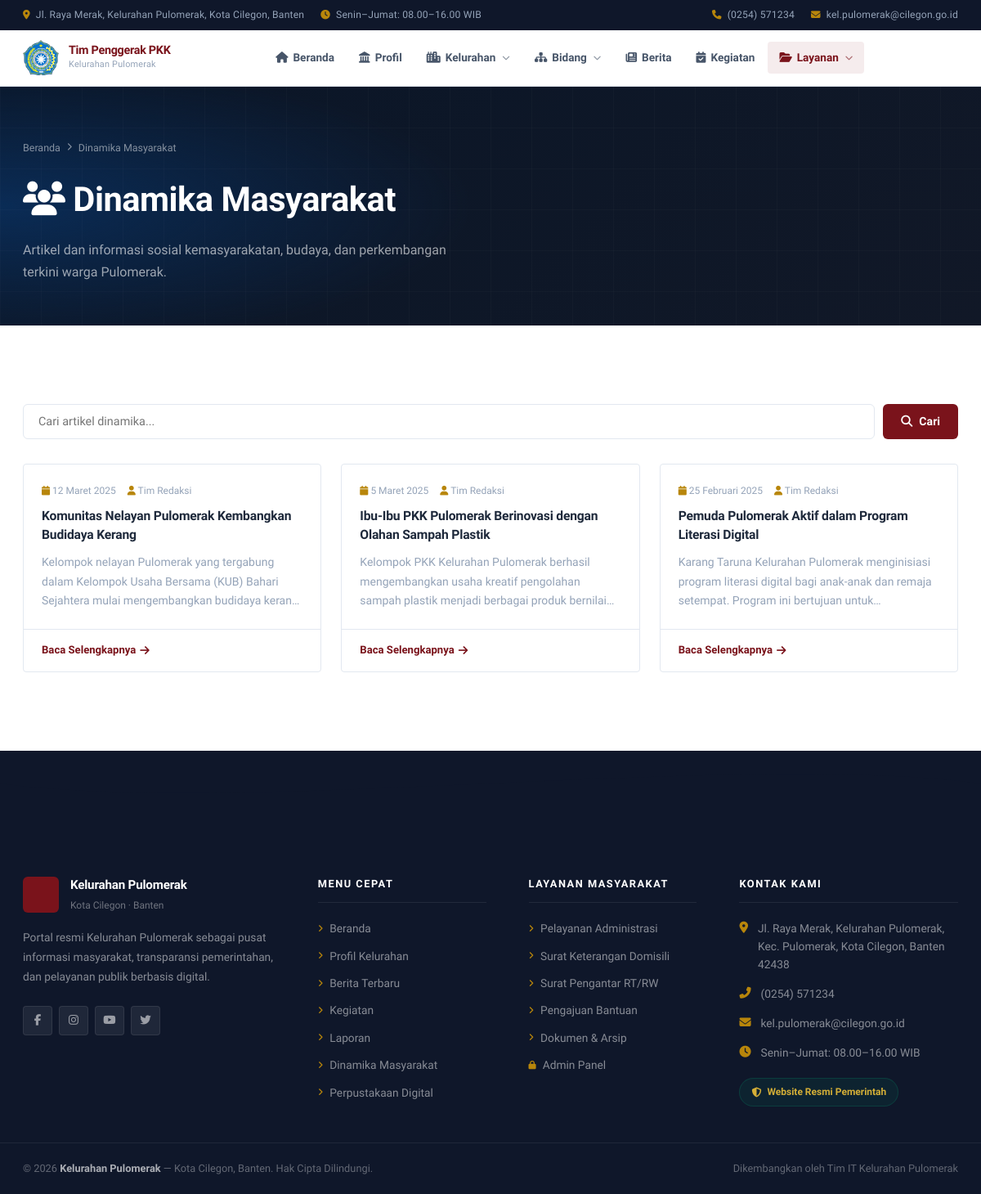
The app's page /dinamika.php with its own data.
### tables this page shows
CREATE TABLE `dinamika` (
  `id`         INT(11)      NOT NULL AUTO_INCREMENT,
  `judul`      VARCHAR(255) NOT NULL,
  `isi`        TEXT         NOT NULL,
  `kategori`   VARCHAR(100) DEFAULT NULL,
  `penulis`    VARCHAR(100) DEFAULT 'Admin Kelurahan',
  `gambar`     VARCHAR(255) DEFAULT NULL,
  `tgl_post`   DATE         NOT NULL,
  `created_at` TIMESTAMP    NOT NULL DEFAULT CURRENT_TIMESTAMP,
  PRIMARY KEY (`id`),
  KEY `idx_tgl` (`tgl_post`)
);

### include/functions.php (called while the page is built, shortened)
<?php
function e($str) {
    return htmlspecialchars($str ?? '', ENT_QUOTES, 'UTF-8');
}
function formatTanggal($date, $format = 'full') {
    $bulan = [
        1 => 'Januari', 2 => 'Februari', 3 => 'Maret', 4 => 'April',
        5 => 'Mei', 6 => 'Juni', 7 => 'Juli', 8 => 'Agustus',
        9 => 'September', 10 => 'Oktober', 11 => 'November', 12 => 'Desember'
    ];
    $ts = strtotime($date);
    $d  = date('j', $ts);
    $m  = $bulan[(int)date('n', $ts)];
    $y  = date('Y', $ts);
    return "$d $m $y";
}
function truncate($str, $len = 150) {
    $str = strip_tags($str);
    return mb_substr($str, 0, $len) . '...';
}
?>

### dinamika.php (the view, shortened to what this page needs)
<?php
require_once 'include/config.php';
require_once 'include/functions.php';
$page    = max(1, (int)($_GET['page'] ?? 1));
$perPage = 9;
$offset  = ($page - 1) * $perPage;
$search  = trim($_GET['q'] ?? '');
$where = '1=1'; $params = []; $types = '';
$stmtL = $conn->prepare("SELECT * FROM dinamika WHERE $where ORDER BY tgl_post DESC LIMIT ? OFFSET ?");
$p2 = array_merge($params, [$perPage, $offset]);
$t2 = $types . 'ii';
$stmtL->bind_param($t2, ...$p2);
$stmtL->execute();
$list = $stmtL->get_result();
include 'include/header.php';
?>
<div class="page-hero">
    <div class="container page-hero-content">
        <div class="breadcrumb">
            <a href="<?= SITE_URL ?>/">Beranda</a> <i class="fas fa-chevron-right"></i> <span>Dinamika Masyarakat</span>
        </div>
        <h1><i class="fas fa-users"></i> Dinamika Masyarakat</h1>
        <p>Artikel dan informasi sosial kemasyarakatan, budaya, dan perkembangan terkini warga Pulomerak.</p>
    </div>
</div>
<section class="section">
    <div class="container">
        <form method="GET" action="dinamika.php">
            <div class="search-bar">
                <input type="text" name="q" value="<?= e($search) ?>" placeholder="Cari artikel dinamika..." class="search-input">
                <button type="submit" class="search-btn"><i class="fas fa-search"></i> Cari</button>
            </div>
        </form>
        <?php if ($list->num_rows === 0): ?>
            <div class="empty-state">
                <i class="fas fa-users"></i>
                <h3>Belum Ada Konten</h3>
                <p>Artikel dinamika masyarakat akan segera ditambahkan.</p>
            </div>
        <?php else: ?>
            <div class="artikel-grid">
                <?php while ($d = $list->fetch_assoc()): ?>
                    <div class="card reveal">
                        <div class="card-body">
                            <div class="card-meta">
                                <span><i class="fas fa-calendar"></i> <?= formatTanggal($d['tgl_post']) ?></span>
                                <?php if (!empty($d['penulis'])): ?>
                                    <span><i class="fas fa-user"></i> <?= e($d['penulis']) ?></span>
                                <?php endif; ?>
                            </div>
                            <h3 class="card-title"><?= e($d['judul']) ?></h3>
                            <p class="card-text"><?= truncate($d['isi'], 150) ?></p>
                        </div>
                        <div class="card-footer">
                            <a href="dinamika-detail.php?id=<?= $d['id'] ?>" class="card-link">
                                Baca Selengkapnya <i class="fas fa-arrow-right"></i>
                            </a>
                        </div>
                    </div>
                <?php endwhile; ?>
            </div>
        <?php endif; ?>
    </div>
</section>
<?php include 'include/footer.php'; ?>

### include/header.php (shortened to what this page needs)
<?php
require_once __DIR__ . '/functions.php';
$currentPage = basename($_SERVER['PHP_SELF'], '.php');
?>
<!DOCTYPE html>
<html lang="id">
<head>
    <link rel="stylesheet" href="https://cdnjs.cloudflare.com/ajax/libs/font-awesome/6.5.0/css/all.min.css">
    <link rel="stylesheet" href="<?= SITE_URL ?>/assets/css/style.css">
</head>
<body>
<div class="topbar">
    <div class="container topbar-inner">
        <div class="topbar-left">
            <span><i class="fas fa-map-marker-alt"></i> Jl. Raya Merak, Kelurahan Pulomerak, Kota Cilegon, Banten</span>
            <span><i class="fas fa-clock"></i> Senin–Jumat: 08.00–16.00 WIB</span>
        </div>
        <div class="topbar-right">
            <a href="tel:+62-254-571234"><i class="fas fa-phone"></i> (0254) 571234</a>
            <a href="mailto:kel.pulomerak@cilegon.go.id"><i class="fas fa-envelope"></i> kel.pulomerak@cilegon.go.id</a>
        </div>
    </div>
</div>
<nav class="navbar" id="mainNav">
    <div class="container navbar-inner">
        <a href="<?= SITE_URL ?>/" class="navbar-brand">
            <div class="logo-icon" style="background: transparent; border-radius: 0;">
                <img src="<?= SITE_URL ?>/assets/img/pkk_logo.png" alt="Logo PKK" onerror="this.style.display='none';this.nextElementSibling.style.display='flex'" style="object-fit: contain;">
            </div>
            <div class="logo-text">
                <span class="logo-title">Tim Penggerak PKK</span>
                <span class="logo-sub">Kelurahan Pulomerak</span>
            </div>
        </a>
        <ul class="nav-menu" id="navMenu">
            <li class="nav-item <?= $currentPage === 'index' ? 'active' : '' ?>">
                <a href="<?= SITE_URL ?>/" class="nav-link"><i class="fas fa-home"></i> Beranda</a>
            </li>
            <li class="nav-item <?= $currentPage === 'profil' ? 'active' : '' ?>">
                <a href="<?= SITE_URL ?>/profil.php" class="nav-link"><i class="fas fa-landmark"></i> Profil</a>
            </li>
            <li class="nav-item has-dropdown <?= in_array($currentPage, ['kelurahan','kelurahan-detail']) ? 'active' : '' ?>">
                <a href="<?= SITE_URL ?>/kelurahan.php" class="nav-link"><i class="fas fa-city"></i> Kelurahan <i class="fas fa-chevron-down arrow"></i></a>
            </li>
            <li class="nav-item has-dropdown <?= in_array($currentPage, ['bidang-detail']) ? 'active' : '' ?>">
            <a href="<?= SITE_URL ?>/bidang-detail.php?slug=sekretariat" class="nav-link"><i class="fas fa-sitemap"></i> Bidang <i class="fas fa-chevron-down arrow"></i></a>
        </li>
        <li class="nav-item <?= $currentPage === 'berita' || $currentPage === 'berita-detail' ? 'active' : '' ?>">
                <a href="<?= SITE_URL ?>/berita.php" class="nav-link"><i class="fas fa-newspaper"></i> Berita</a>
            </li>
            <li class="nav-item <?= $currentPage === 'kegiatan' ? 'active' : '' ?>">
                <a href="<?= SITE_URL ?>/kegiatan.php" class="nav-link"><i class="fas fa-calendar-check"></i> Kegiatan</a>
            </li>
            <li class="nav-item has-dropdown <?= in_array($currentPage, ['laporan','dinamika','perpustakaan']) ? 'active' : '' ?>">
                <a href="#" class="nav-link"><i class="fas fa-folder-open"></i> Layanan <i class="fas fa-chevron-down arrow"></i></a>
            </li>
        </ul>
    </div>
</nav>

### include/footer.php (shortened to what this page needs)
<footer class="footer">
    <div class="footer-wave">
        <svg viewBox="0 0 1200 80" preserveAspectRatio="none"><path d="M0,40 C300,80 900,0 1200,40 L1200,80 L0,80 Z" fill="var(--gray-900)"/></svg>
    </div>
    <div class="footer-main">
        <div class="container footer-grid">
            <div class="footer-col">
                <div class="footer-brand">
                    <div class="footer-logo-wrap">
                    </div>
                    <div>
                        <h3>Kelurahan Pulomerak</h3>
                        <p class="footer-tagline">Kota Cilegon · Banten</p>
                    </div>
                </div>
                <p class="footer-desc">
                    Portal resmi Kelurahan Pulomerak sebagai pusat informasi masyarakat,
                    transparansi pemerintahan, dan pelayanan publik berbasis digital.
                </p>
                <div class="footer-social">
                    <a href="#" title="Facebook"><i class="fab fa-facebook-f"></i></a>
                    <a href="#" title="Instagram"><i class="fab fa-instagram"></i></a>
                    <a href="#" title="YouTube"><i class="fab fa-youtube"></i></a>
                    <a href="#" title="Twitter/X"><i class="fab fa-twitter"></i></a>
                </div>
            </div>
            <div class="footer-col">
                <h4 class="footer-heading">Menu Cepat</h4>
                <ul class="footer-links">
                    <li><a href="<?= SITE_URL ?>/"><i class="fas fa-angle-right"></i> Beranda</a></li>
                    <li><a href="<?= SITE_URL ?>/profil.php"><i class="fas fa-angle-right"></i> Profil Kelurahan</a></li>
                    <li><a href="<?= SITE_URL ?>/berita.php"><i class="fas fa-angle-right"></i> Berita Terbaru</a></li>
                    <li><a href="<?= SITE_URL ?>/kegiatan.php"><i class="fas fa-angle-right"></i> Kegiatan</a></li>
                    <li><a href="<?= SITE_URL ?>/laporan.php"><i class="fas fa-angle-right"></i> Laporan</a></li>
                    <li><a href="<?= SITE_URL ?>/dinamika.php"><i class="fas fa-angle-right"></i> Dinamika Masyarakat</a></li>
                    <li><a href="<?= SITE_URL ?>/perpustakaan.php"><i class="fas fa-angle-right"></i> Perpustakaan Digital</a></li>
                </ul>
            </div>
            <div class="footer-col">
                <h4 class="footer-heading">Layanan Masyarakat</h4>
                <ul class="footer-links">
                    <li><a href="#"><i class="fas fa-angle-right"></i> Pelayanan Administrasi</a></li>
                    <li><a href="#"><i class="fas fa-angle-right"></i> Surat Keterangan Domisili</a></li>
                    <li><a href="#"><i class="fas fa-angle-right"></i> Surat Pengantar RT/RW</a></li>
                    <li><a href="#"><i class="fas fa-angle-right"></i> Pengajuan Bantuan</a></li>
                    <li><a href="<?= SITE_URL ?>/perpustakaan.php"><i class="fas fa-angle-right"></i> Dokumen & Arsip</a></li>
                    <li><a href="<?= SITE_URL ?>/admin/login.php"><i class="fas fa-lock"></i> Admin Panel</a></li>
                </ul>
            </div>
            <div class="footer-col">
                <h4 class="footer-heading">Kontak Kami</h4>
                <ul class="footer-contact">
                    <li>
                        <i class="fas fa-map-marker-alt"></i>
                        <span>Jl. Raya Merak, Kelurahan Pulomerak, Kec. Pulomerak, Kota Cilegon, Banten 42438</span>
                    </li>
                    <li>
                        <i class="fas fa-phone-alt"></i>
                        <span>(0254) 571234</span>
                    </li>
                    <li>
                        <i class="fas fa-envelope"></i>
                        <span>kel.pulomerak@cilegon.go.id</span>
                    </li>
                    <li>
                        <i class="fas fa-clock"></i>
                        <span>Senin–Jumat: 08.00–16.00 WIB</span>
                    </li>
                </ul>
                <div class="footer-badge">
                    <i class="fas fa-shield-halved"></i>
                    <span>Website Resmi Pemerintah</span>
                </div>
            </div>
        </div>
    </div>
    <div class="footer-bottom">
        <div class="container footer-bottom-inner">
            <p>&copy; <?= date('Y') ?> <strong>Kelurahan Pulomerak</strong> — Kota Cilegon, Banten. Hak Cipta Dilindungi.</p>
            <p>Dikembangkan oleh Tim IT Kelurahan Pulomerak</p>
        </div>
    </div>
</footer>
</body>
</html>

### records on screen
dinamika: tgl_post "12 Maret 2025", penulis "Tim Redaksi", judul "Komunitas Nelayan Pulomerak Kembangkan Budidaya Kerang", isi "Kelompok nelayan Pulomerak yang tergabung dalam Kelompok Usaha Bersama (KUB) Bahari Sejahtera mulai mengembangkan budidaya…"
dinamika: tgl_post "5 Maret 2025", penulis "Tim Redaksi", judul "Ibu-Ibu PKK Pulomerak Berinovasi dengan Olahan Sampah Plastik", isi "Kelompok PKK Kelurahan Pulomerak berhasil mengembangkan usaha kreatif pengolahan sampah plastik menjadi berbagai produk…"
dinamika: tgl_post "25 Februari 2025", penulis "Tim Redaksi", judul "Pemuda Pulomerak Aktif dalam Program Literasi Digital", isi "Karang Taruna Kelurahan Pulomerak menginisiasi program literasi digital bagi anak-anak dan remaja setempat. Program ini bertujuan…"
